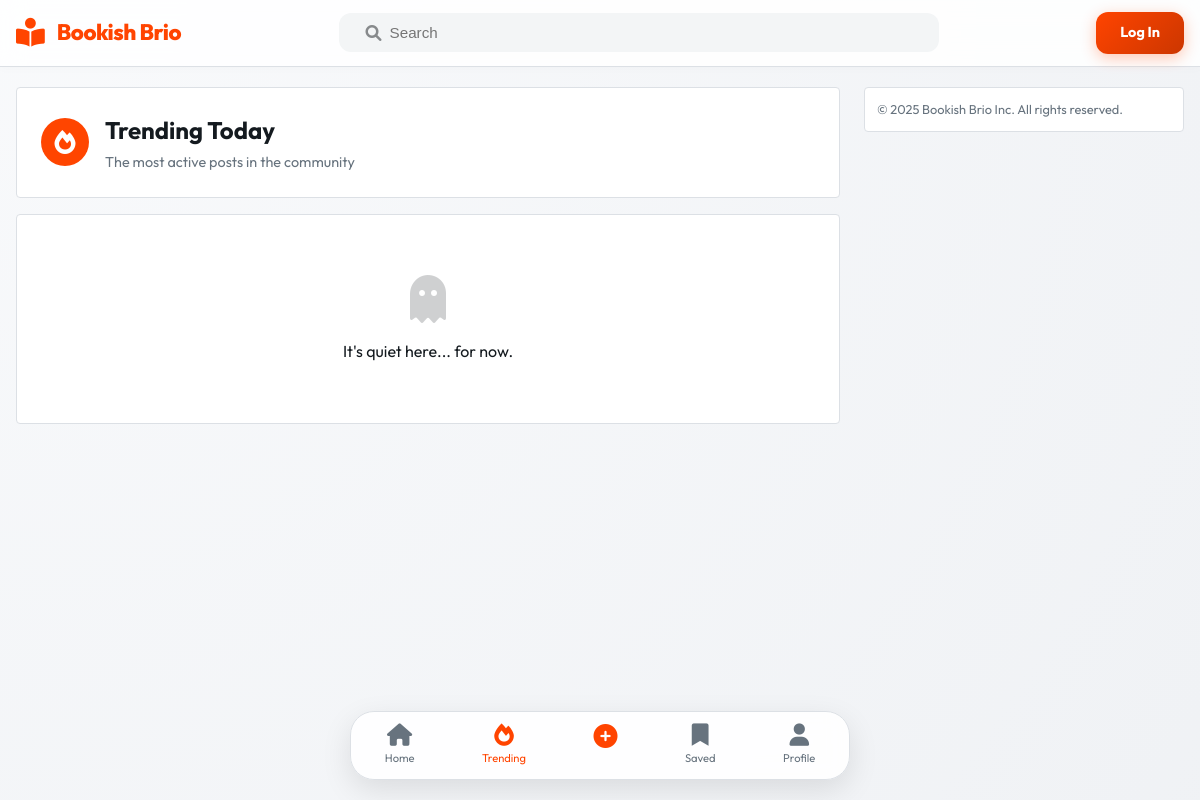
Before: /trending/ with the older database file.
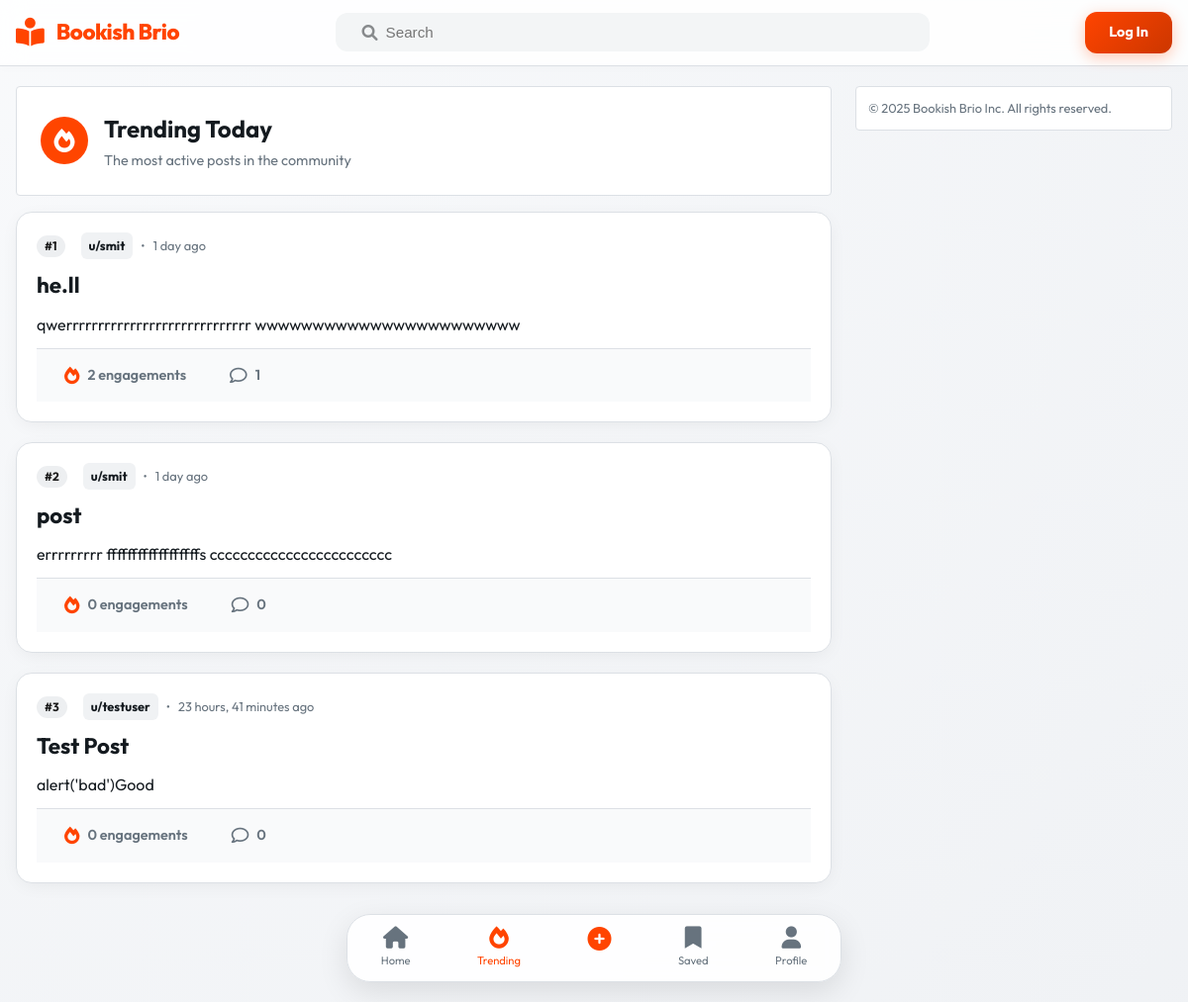
After: the same page with the newer database file.
### home/models.py (models this page shows, shortened)
class Post(models.Model):
    title = models.CharField(max_length=200)
    content = models.TextField()
    image = models.ImageField(
        upload_to='posts/',
        blank=True,
        null=True,
        help_text="Optional cover image for the post"
    )
    author = models.ForeignKey(
        User,
        on_delete=models.CASCADE,
        related_name='posts'
    )
    likes = models.ManyToManyField(
        User,
        related_name='liked_posts',
        blank=True,
        help_text="Users who liked this post"
    )
    tags = models.ManyToManyField('Tag', blank=True, related_name='posts', help_text="Tags for this post")
    created_at = models.DateTimeField(auto_now_add=True)
    @property
    def preview_content(self):
        return strip_tags(self.content)

### home/views.py (the view)
# urls.py: path('trending/', views.trending_posts, name='trending'),
def trending_posts(request):
    from datetime import timedelta
    from django.utils import timezone
    week_ago = timezone.now() - timedelta(days=7)
    posts = Post.objects.filter(created_at__gte=week_ago).annotate(
        like_count=Count('likes'),
        comment_count=Count('comments')
    ).order_by('-like_count', '-comment_count')[:20]
    return render(request, 'home/trending.html', {'posts': posts})

### home/templates/home/trending.html (shortened to what this page needs)
{% extends "home/base.html" %}
{% block content %}
<div class="trending-header">
    <div class="trending-icon"><i class="fas fa-fire"></i></div>
    <div class="trending-title">
        <h1>Trending Today</h1>
        <p>The most active posts in the community</p>
    </div>
</div>
<section class="posts-feed">
    {% for post in posts %}
    <article class="post-card" onclick="window.location.href='{% url 'post_detail' post.pk %}'">
        <div class="post-main">
            <div class="post-meta">
                <span class="rank-badge">#{{ forloop.counter }}</span>
                <a href="{% url 'public_profile' post.author.username %}" class="post-author"
                    onclick="event.stopPropagation();">
                    u/{{ post.author.username }}
                </a>
                <span>•</span>
                <span>{{ post.created_at|timesince }} ago</span>
            </div>
            <h2 class="post-title">{{ post.title }}</h2>
            <div class="post-content-preview"
                style="display: -webkit-box; -webkit-line-clamp: 2; -webkit-box-orient: vertical; overflow: hidden;">
                {{ post.preview_content }}
            </div>
            <div class="post-actions" style="margin-top: 12px;">
                <div class="action-btn">
                    <i class="fas fa-fire" style="color: var(--primary);"></i>
                    <span>{{ post.like_count|add:post.comment_count }} engagements</span>
                </div>
                <div class="action-btn">
                    <i class="far fa-comment"></i>
                    <span>{{ post.comment_count }}</span>
                </div>
            </div>
        </div>
    </article>
    {% empty %}
    <div
        style="background: white; padding: 60px; text-align: center; border-radius: 4px; border: 1px solid var(--border);">
        <i class="fas fa-ghost fa-3x" style="margin-bottom: 16px; opacity: 0.2;"></i>
        <p>It's quiet here... for now.</p>
    </div>
    {% endfor %}
</section>
{% endblock %}

Changed rows visible on the page:
added Post: author.username "smit", created_at "1 day", title "he.ll", preview_content "qwerrrrrrrrrrrrrrrrrrrrrrrrrrrrr wwwwwwwwwwwwwwwwwwwwwww", like_count|add "2", comment_count "1"
added Post: author.username "smit", created_at "1 day", title "post", preview_content "errrrrrrrr ffffffffffffffffffs cccccccccccccccccccccccc", like_count|add "0", comment_count "0"
added Post: author.username "testuser", created_at "23 hours, 41 minutes", title "Test Post", preview_content "alert('bad')Good", like_count|add "0", comment_count "0"
Other visible differences:
text no longer shown: "It's quiet here... for now."
